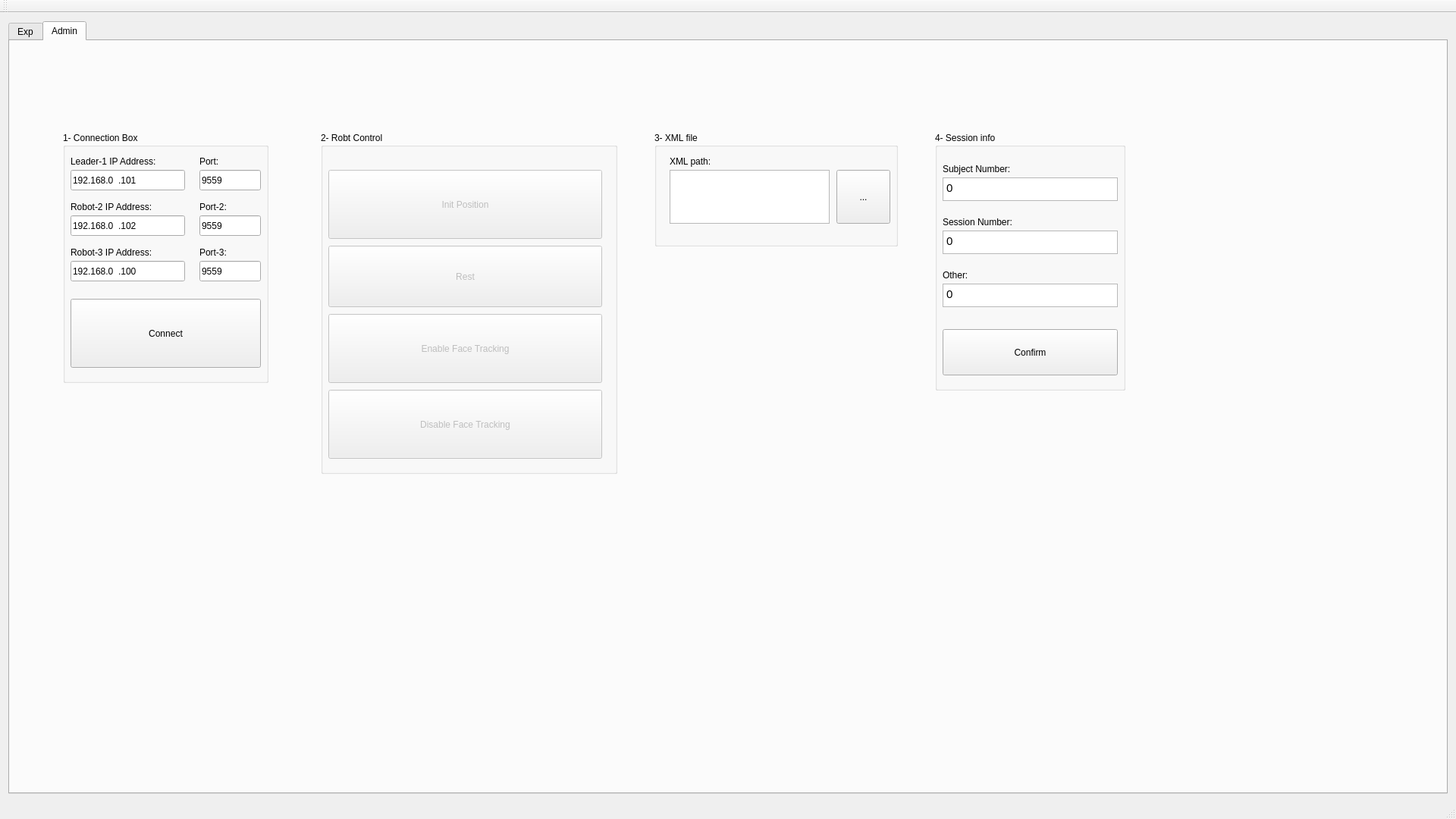
<?xml version="1.0" encoding="UTF-8"?>
<ui version="4.0">
 <class>MainWindow</class>
 <widget class="QMainWindow" name="MainWindow">
  <property name="geometry">
   <rect>
    <x>0</x>
    <y>0</y>
    <width>1920</width>
    <height>1080</height>
   </rect>
  </property>
  <property name="windowTitle">
   <string>---</string>
  </property>
  <widget class="QWidget" name="centralWidget">
   <layout class="QHBoxLayout" name="horizontalLayout">
    <item>
     <layout class="QVBoxLayout" name="verticalLayout">
      <item>
       <widget class="QTabWidget" name="tabWidget">
        <property name="currentIndex">
         <number>1</number>
        </property>
        <widget class="QWidget" name="tab">
         <attribute name="title">
          <string>Exp</string>
         </attribute>
         <widget class="QGroupBox" name="groupBox_4">
          <property name="geometry">
           <rect>
            <x>240</x>
            <y>520</y>
            <width>1411</width>
            <height>131</height>
           </rect>
          </property>
          <property name="title">
           <string/>
          </property>
          <widget class="QPushButton" name="pushButton_5">
           <property name="geometry">
            <rect>
             <x>660</x>
             <y>20</y>
             <width>99</width>
             <height>91</height>
            </rect>
           </property>
           <property name="font">
            <font>
             <pointsize>24</pointsize>
             <weight>75</weight>
             <bold>true</bold>
            </font>
           </property>
           <property name="cursor">
            <cursorShape>PointingHandCursor</cursorShape>
           </property>
           <property name="text">
            <string>5</string>
           </property>
          </widget>
          <widget class="QPushButton" name="pushButton_2">
           <property name="geometry">
            <rect>
             <x>290</x>
             <y>20</y>
             <width>99</width>
             <height>91</height>
            </rect>
           </property>
           <property name="font">
            <font>
             <pointsize>24</pointsize>
             <weight>75</weight>
             <bold>true</bold>
            </font>
           </property>
           <property name="cursor">
            <cursorShape>PointingHandCursor</cursorShape>
           </property>
           <property name="text">
            <string>2</string>
           </property>
          </widget>
          <widget class="QPushButton" name="pushButton_3">
           <property name="geometry">
            <rect>
             <x>410</x>
             <y>20</y>
             <width>99</width>
             <height>91</height>
            </rect>
           </property>
           <property name="font">
            <font>
             <pointsize>24</pointsize>
             <weight>75</weight>
             <bold>true</bold>
            </font>
           </property>
           <property name="cursor">
            <cursorShape>PointingHandCursor</cursorShape>
           </property>
           <property name="text">
            <string>3</string>
           </property>
          </widget>
          <widget class="QPushButton" name="pushButton_8">
           <property name="geometry">
            <rect>
             <x>1030</x>
             <y>20</y>
             <width>99</width>
             <height>91</height>
            </rect>
           </property>
           <property name="font">
            <font>
             <pointsize>24</pointsize>
             <weight>75</weight>
             <bold>true</bold>
            </font>
           </property>
           <property name="cursor">
            <cursorShape>PointingHandCursor</cursorShape>
           </property>
           <property name="text">
            <string>8</string>
           </property>
          </widget>
          <widget class="QPushButton" name="pushButton_1">
           <property name="geometry">
            <rect>
             <x>160</x>
             <y>20</y>
             <width>99</width>
             <height>91</height>
            </rect>
           </property>
           <property name="font">
            <font>
             <pointsize>24</pointsize>
             <weight>75</weight>
             <bold>true</bold>
            </font>
           </property>
           <property name="cursor">
            <cursorShape>PointingHandCursor</cursorShape>
           </property>
           <property name="text">
            <string>1</string>
           </property>
          </widget>
          <widget class="QPushButton" name="pushButton_9">
           <property name="geometry">
            <rect>
             <x>1160</x>
             <y>20</y>
             <width>99</width>
             <height>91</height>
            </rect>
           </property>
           <property name="font">
            <font>
             <pointsize>24</pointsize>
             <weight>75</weight>
             <bold>true</bold>
            </font>
           </property>
           <property name="cursor">
            <cursorShape>PointingHandCursor</cursorShape>
           </property>
           <property name="text">
            <string>9</string>
           </property>
          </widget>
          <widget class="QPushButton" name="pushButton_10">
           <property name="geometry">
            <rect>
             <x>1280</x>
             <y>20</y>
             <width>99</width>
             <height>91</height>
            </rect>
           </property>
           <property name="font">
            <font>
             <pointsize>24</pointsize>
             <weight>75</weight>
             <bold>true</bold>
            </font>
           </property>
           <property name="cursor">
            <cursorShape>PointingHandCursor</cursorShape>
           </property>
           <property name="text">
            <string>10</string>
           </property>
          </widget>
          <widget class="QPushButton" name="pushButton_7">
           <property name="geometry">
            <rect>
             <x>910</x>
             <y>20</y>
             <width>99</width>
             <height>91</height>
            </rect>
           </property>
           <property name="font">
            <font>
             <pointsize>24</pointsize>
             <weight>75</weight>
             <bold>true</bold>
            </font>
           </property>
           <property name="cursor">
            <cursorShape>PointingHandCursor</cursorShape>
           </property>
           <property name="text">
            <string>7</string>
           </property>
          </widget>
          <widget class="QPushButton" name="pushButton_4">
           <property name="geometry">
            <rect>
             <x>540</x>
             <y>20</y>
             <width>99</width>
             <height>91</height>
            </rect>
           </property>
           <property name="font">
            <font>
             <pointsize>24</pointsize>
             <weight>75</weight>
             <bold>true</bold>
            </font>
           </property>
           <property name="cursor">
            <cursorShape>PointingHandCursor</cursorShape>
           </property>
           <property name="text">
            <string>4</string>
           </property>
          </widget>
          <widget class="QPushButton" name="pushButton_6">
           <property name="geometry">
            <rect>
             <x>780</x>
             <y>20</y>
             <width>99</width>
             <height>91</height>
            </rect>
           </property>
           <property name="font">
            <font>
             <pointsize>24</pointsize>
             <weight>75</weight>
             <bold>true</bold>
            </font>
           </property>
           <property name="cursor">
            <cursorShape>PointingHandCursor</cursorShape>
           </property>
           <property name="text">
            <string>6</string>
           </property>
          </widget>
          <widget class="QPushButton" name="pushButton_0">
           <property name="geometry">
            <rect>
             <x>40</x>
             <y>20</y>
             <width>99</width>
             <height>91</height>
            </rect>
           </property>
           <property name="font">
            <font>
             <pointsize>24</pointsize>
             <weight>75</weight>
             <bold>true</bold>
            </font>
           </property>
           <property name="cursor">
            <cursorShape>PointingHandCursor</cursorShape>
           </property>
           <property name="text">
            <string>0</string>
           </property>
          </widget>
         </widget>
         <widget class="QTextEdit" name="textEdit">
          <property name="geometry">
           <rect>
            <x>450</x>
            <y>200</y>
            <width>1001</width>
            <height>281</height>
           </rect>
          </property>
          <property name="font">
           <font>
            <family>Times New Roman</family>
            <pointsize>18</pointsize>
           </font>
          </property>
          <property name="html">
           <string>&lt;!DOCTYPE HTML PUBLIC &quot;-//W3C//DTD HTML 4.0//EN&quot; &quot;http://www.w3.org/TR/REC-html40/strict.dtd&quot;&gt;
&lt;html&gt;&lt;head&gt;&lt;meta name=&quot;qrichtext&quot; content=&quot;1&quot; /&gt;&lt;style type=&quot;text/css&quot;&gt;
p, li { white-space: pre-wrap; }
&lt;/style&gt;&lt;/head&gt;&lt;body style=&quot; font-family:'Times New Roman'; font-size:18pt; font-weight:400; font-style:normal;&quot;&gt;
&lt;p style=&quot; margin-top:0px; margin-bottom:0px; margin-left:0px; margin-right:0px; -qt-block-indent:0; text-indent:0px;&quot;&gt;Welcome, please press START to play the first round...&lt;/p&gt;&lt;/body&gt;&lt;/html&gt;</string>
          </property>
          <property name="textInteractionFlags">
           <set>Qt::NoTextInteraction</set>
          </property>
         </widget>
         <widget class="QLCDNumber" name="lcdNumberTotal">
          <property name="geometry">
           <rect>
            <x>450</x>
            <y>50</y>
            <width>131</width>
            <height>71</height>
           </rect>
          </property>
          <property name="font">
           <font>
            <pointsize>15</pointsize>
            <weight>75</weight>
            <bold>true</bold>
           </font>
          </property>
          <property name="layoutDirection">
           <enum>Qt::LeftToRight</enum>
          </property>
          <property name="autoFillBackground">
           <bool>false</bool>
          </property>
          <property name="smallDecimalPoint">
           <bool>false</bool>
          </property>
          <property name="value" stdset="0">
           <double>0.000000000000000</double>
          </property>
          <property name="intValue" stdset="0">
           <number>0</number>
          </property>
         </widget>
         <widget class="QLabel" name="label_4">
          <property name="geometry">
           <rect>
            <x>450</x>
            <y>20</y>
            <width>131</width>
            <height>16</height>
           </rect>
          </property>
          <property name="font">
           <font>
            <pointsize>14</pointsize>
            <weight>75</weight>
            <bold>true</bold>
           </font>
          </property>
          <property name="text">
           <string>Your Bank:</string>
          </property>
         </widget>
         <widget class="QLabel" name="label_5">
          <property name="geometry">
           <rect>
            <x>1000</x>
            <y>20</y>
            <width>131</width>
            <height>21</height>
           </rect>
          </property>
          <property name="font">
           <font>
            <pointsize>14</pointsize>
            <weight>75</weight>
            <bold>true</bold>
           </font>
          </property>
          <property name="text">
           <string>Pepper bank:</string>
          </property>
         </widget>
         <widget class="QLCDNumber" name="lcdNumberTotal1">
          <property name="geometry">
           <rect>
            <x>1000</x>
            <y>50</y>
            <width>131</width>
            <height>71</height>
           </rect>
          </property>
          <property name="font">
           <font>
            <pointsize>15</pointsize>
            <weight>75</weight>
            <bold>true</bold>
           </font>
          </property>
          <property name="layoutDirection">
           <enum>Qt::LeftToRight</enum>
          </property>
          <property name="autoFillBackground">
           <bool>false</bool>
          </property>
          <property name="intValue" stdset="0">
           <number>0</number>
          </property>
         </widget>
         <widget class="QPushButton" name="btnStartExperiment">
          <property name="geometry">
           <rect>
            <x>660</x>
            <y>790</y>
            <width>570</width>
            <height>111</height>
           </rect>
          </property>
          <property name="font">
           <font>
            <pointsize>24</pointsize>
            <weight>75</weight>
            <bold>true</bold>
           </font>
          </property>
          <property name="cursor">
           <cursorShape>PointingHandCursor</cursorShape>
          </property>
          <property name="text">
           <string>START</string>
          </property>
         </widget>
         <widget class="QLCDNumber" name="lcdNumberTotal2">
          <property name="geometry">
           <rect>
            <x>1160</x>
            <y>50</y>
            <width>131</width>
            <height>71</height>
           </rect>
          </property>
          <property name="font">
           <font>
            <pointsize>15</pointsize>
            <weight>75</weight>
            <bold>true</bold>
           </font>
          </property>
          <property name="layoutDirection">
           <enum>Qt::LeftToRight</enum>
          </property>
          <property name="autoFillBackground">
           <bool>false</bool>
          </property>
          <property name="value" stdset="0">
           <double>0.000000000000000</double>
          </property>
          <property name="intValue" stdset="0">
           <number>0</number>
          </property>
         </widget>
         <widget class="QLabel" name="label_13">
          <property name="geometry">
           <rect>
            <x>1160</x>
            <y>20</y>
            <width>141</width>
            <height>21</height>
           </rect>
          </property>
          <property name="font">
           <font>
            <pointsize>14</pointsize>
            <weight>75</weight>
            <bold>true</bold>
           </font>
          </property>
          <property name="text">
           <string>Tommy bank:</string>
          </property>
         </widget>
         <widget class="QLCDNumber" name="lcdNumberTotal3">
          <property name="geometry">
           <rect>
            <x>1320</x>
            <y>50</y>
            <width>131</width>
            <height>71</height>
           </rect>
          </property>
          <property name="font">
           <font>
            <pointsize>15</pointsize>
            <weight>75</weight>
            <bold>true</bold>
           </font>
          </property>
          <property name="layoutDirection">
           <enum>Qt::LeftToRight</enum>
          </property>
          <property name="autoFillBackground">
           <bool>false</bool>
          </property>
          <property name="value" stdset="0">
           <double>0.000000000000000</double>
          </property>
          <property name="intValue" stdset="0">
           <number>0</number>
          </property>
         </widget>
         <widget class="QLabel" name="label_14">
          <property name="geometry">
           <rect>
            <x>1320</x>
            <y>20</y>
            <width>141</width>
            <height>21</height>
           </rect>
          </property>
          <property name="font">
           <font>
            <pointsize>14</pointsize>
            <weight>75</weight>
            <bold>true</bold>
           </font>
          </property>
          <property name="text">
           <string>Jones bank:</string>
          </property>
         </widget>
        </widget>
        <widget class="QWidget" name="tab_2">
         <attribute name="title">
          <string>Admin</string>
         </attribute>
         <widget class="QGroupBox" name="groupBox">
          <property name="geometry">
           <rect>
            <x>70</x>
            <y>120</y>
            <width>271</width>
            <height>331</height>
           </rect>
          </property>
          <property name="title">
           <string>1- Connection Box</string>
          </property>
          <widget class="QLineEdit" name="lineEditNaoIP">
           <property name="geometry">
            <rect>
             <x>10</x>
             <y>50</y>
             <width>151</width>
             <height>27</height>
            </rect>
           </property>
           <property name="inputMask">
            <string>000.000.000.000</string>
           </property>
           <property name="text">
            <string>192.168.0.101</string>
           </property>
          </widget>
          <widget class="QLabel" name="label">
           <property name="geometry">
            <rect>
             <x>10</x>
             <y>30</y>
             <width>151</width>
             <height>17</height>
            </rect>
           </property>
           <property name="text">
            <string>Leader-1 IP Address:</string>
           </property>
          </widget>
          <widget class="QPushButton" name="btnConnectToNao">
           <property name="geometry">
            <rect>
             <x>10</x>
             <y>220</y>
             <width>251</width>
             <height>91</height>
            </rect>
           </property>
           <property name="text">
            <string>Connect</string>
           </property>
          </widget>
          <widget class="QLabel" name="label_3">
           <property name="geometry">
            <rect>
             <x>180</x>
             <y>30</y>
             <width>61</width>
             <height>17</height>
            </rect>
           </property>
           <property name="text">
            <string>Port:</string>
           </property>
          </widget>
          <widget class="QLineEdit" name="lineEditNaoPort">
           <property name="geometry">
            <rect>
             <x>180</x>
             <y>50</y>
             <width>81</width>
             <height>27</height>
            </rect>
           </property>
           <property name="inputMask">
            <string/>
           </property>
           <property name="text">
            <string>9559</string>
           </property>
          </widget>
          <widget class="QLabel" name="label_8">
           <property name="geometry">
            <rect>
             <x>180</x>
             <y>90</y>
             <width>61</width>
             <height>17</height>
            </rect>
           </property>
           <property name="text">
            <string>Port-2:</string>
           </property>
          </widget>
          <widget class="QLineEdit" name="lineEditNaoPort_2">
           <property name="geometry">
            <rect>
             <x>180</x>
             <y>110</y>
             <width>81</width>
             <height>27</height>
            </rect>
           </property>
           <property name="inputMask">
            <string/>
           </property>
           <property name="text">
            <string>9559</string>
           </property>
          </widget>
          <widget class="QLineEdit" name="lineEditNaoIP_2">
           <property name="geometry">
            <rect>
             <x>10</x>
             <y>110</y>
             <width>151</width>
             <height>27</height>
            </rect>
           </property>
           <property name="inputMask">
            <string>000.000.000.000</string>
           </property>
           <property name="text">
            <string>192.168.0.102</string>
           </property>
          </widget>
          <widget class="QLabel" name="label_7">
           <property name="geometry">
            <rect>
             <x>10</x>
             <y>90</y>
             <width>151</width>
             <height>17</height>
            </rect>
           </property>
           <property name="text">
            <string>Robot-2 IP Address:</string>
           </property>
          </widget>
          <widget class="QLineEdit" name="lineEditNaoIP_3">
           <property name="geometry">
            <rect>
             <x>10</x>
             <y>170</y>
             <width>151</width>
             <height>27</height>
            </rect>
           </property>
           <property name="inputMask">
            <string>000.000.000.000</string>
           </property>
           <property name="text">
            <string>192.168.0.100</string>
           </property>
          </widget>
          <widget class="QLabel" name="label_11">
           <property name="geometry">
            <rect>
             <x>10</x>
             <y>150</y>
             <width>151</width>
             <height>17</height>
            </rect>
           </property>
           <property name="text">
            <string>Robot-3 IP Address:</string>
           </property>
          </widget>
          <widget class="QLineEdit" name="lineEditNaoPort_3">
           <property name="geometry">
            <rect>
             <x>180</x>
             <y>170</y>
             <width>81</width>
             <height>27</height>
            </rect>
           </property>
           <property name="inputMask">
            <string/>
           </property>
           <property name="text">
            <string>9559</string>
           </property>
          </widget>
          <widget class="QLabel" name="label_12">
           <property name="geometry">
            <rect>
             <x>180</x>
             <y>150</y>
             <width>61</width>
             <height>17</height>
            </rect>
           </property>
           <property name="text">
            <string>Port-3:</string>
           </property>
          </widget>
         </widget>
         <widget class="QGroupBox" name="groupBox_2">
          <property name="geometry">
           <rect>
            <x>850</x>
            <y>120</y>
            <width>321</width>
            <height>151</height>
           </rect>
          </property>
          <property name="title">
           <string>3- XML file</string>
          </property>
          <widget class="QLabel" name="label_2">
           <property name="geometry">
            <rect>
             <x>20</x>
             <y>30</y>
             <width>151</width>
             <height>17</height>
            </rect>
           </property>
           <property name="text">
            <string>XML path:</string>
           </property>
          </widget>
          <widget class="QTextEdit" name="textEditXML">
           <property name="geometry">
            <rect>
             <x>20</x>
             <y>50</y>
             <width>211</width>
             <height>71</height>
            </rect>
           </property>
           <property name="readOnly">
            <bool>true</bool>
           </property>
          </widget>
          <widget class="QPushButton" name="btnBrowse">
           <property name="geometry">
            <rect>
             <x>240</x>
             <y>50</y>
             <width>71</width>
             <height>71</height>
            </rect>
           </property>
           <property name="text">
            <string>...</string>
           </property>
          </widget>
         </widget>
         <widget class="QGroupBox" name="groupBox_3">
          <property name="geometry">
           <rect>
            <x>410</x>
            <y>120</y>
            <width>391</width>
            <height>451</height>
           </rect>
          </property>
          <property name="title">
           <string>2- Robt Control</string>
          </property>
          <widget class="QPushButton" name="btnWakeUp">
           <property name="enabled">
            <bool>false</bool>
           </property>
           <property name="geometry">
            <rect>
             <x>10</x>
             <y>50</y>
             <width>361</width>
             <height>91</height>
            </rect>
           </property>
           <property name="text">
            <string>Init Position</string>
           </property>
          </widget>
          <widget class="QPushButton" name="btnRest">
           <property name="enabled">
            <bool>false</bool>
           </property>
           <property name="geometry">
            <rect>
             <x>10</x>
             <y>150</y>
             <width>361</width>
             <height>81</height>
            </rect>
           </property>
           <property name="text">
            <string>Rest</string>
           </property>
          </widget>
          <widget class="QPushButton" name="btnFaceTrackingEnable">
           <property name="enabled">
            <bool>false</bool>
           </property>
           <property name="geometry">
            <rect>
             <x>10</x>
             <y>240</y>
             <width>361</width>
             <height>91</height>
            </rect>
           </property>
           <property name="text">
            <string>Enable Face Tracking</string>
           </property>
          </widget>
          <widget class="QPushButton" name="btnFaceTrackingDisable">
           <property name="enabled">
            <bool>false</bool>
           </property>
           <property name="geometry">
            <rect>
             <x>10</x>
             <y>340</y>
             <width>361</width>
             <height>91</height>
            </rect>
           </property>
           <property name="text">
            <string>Disable Face Tracking</string>
           </property>
          </widget>
         </widget>
         <widget class="QGroupBox" name="groupBox_7">
          <property name="geometry">
           <rect>
            <x>1220</x>
            <y>120</y>
            <width>251</width>
            <height>341</height>
           </rect>
          </property>
          <property name="title">
           <string>4- Session info</string>
          </property>
          <widget class="QTextEdit" name="textEditSubjectNumber">
           <property name="geometry">
            <rect>
             <x>10</x>
             <y>60</y>
             <width>231</width>
             <height>31</height>
            </rect>
           </property>
           <property name="inputMethodHints">
            <set>Qt::ImhNone</set>
           </property>
           <property name="html">
            <string>&lt;!DOCTYPE HTML PUBLIC &quot;-//W3C//DTD HTML 4.0//EN&quot; &quot;http://www.w3.org/TR/REC-html40/strict.dtd&quot;&gt;
&lt;html&gt;&lt;head&gt;&lt;meta name=&quot;qrichtext&quot; content=&quot;1&quot; /&gt;&lt;style type=&quot;text/css&quot;&gt;
p, li { white-space: pre-wrap; }
&lt;/style&gt;&lt;/head&gt;&lt;body style=&quot; font-family:'Ubuntu'; font-size:11pt; font-weight:400; font-style:normal;&quot;&gt;
&lt;p style=&quot; margin-top:0px; margin-bottom:0px; margin-left:0px; margin-right:0px; -qt-block-indent:0; text-indent:0px;&quot;&gt;0&lt;/p&gt;&lt;/body&gt;&lt;/html&gt;</string>
           </property>
          </widget>
          <widget class="QLabel" name="label_6">
           <property name="geometry">
            <rect>
             <x>10</x>
             <y>40</y>
             <width>141</width>
             <height>17</height>
            </rect>
           </property>
           <property name="text">
            <string>Subject Number:</string>
           </property>
          </widget>
          <widget class="QLabel" name="label_9">
           <property name="geometry">
            <rect>
             <x>10</x>
             <y>110</y>
             <width>141</width>
             <height>17</height>
            </rect>
           </property>
           <property name="text">
            <string>Session Number:</string>
           </property>
          </widget>
          <widget class="QTextEdit" name="textEditSessionNumber">
           <property name="geometry">
            <rect>
             <x>10</x>
             <y>130</y>
             <width>231</width>
             <height>31</height>
            </rect>
           </property>
           <property name="html">
            <string>&lt;!DOCTYPE HTML PUBLIC &quot;-//W3C//DTD HTML 4.0//EN&quot; &quot;http://www.w3.org/TR/REC-html40/strict.dtd&quot;&gt;
&lt;html&gt;&lt;head&gt;&lt;meta name=&quot;qrichtext&quot; content=&quot;1&quot; /&gt;&lt;style type=&quot;text/css&quot;&gt;
p, li { white-space: pre-wrap; }
&lt;/style&gt;&lt;/head&gt;&lt;body style=&quot; font-family:'Ubuntu'; font-size:11pt; font-weight:400; font-style:normal;&quot;&gt;
&lt;p style=&quot; margin-top:0px; margin-bottom:0px; margin-left:0px; margin-right:0px; -qt-block-indent:0; text-indent:0px;&quot;&gt;0&lt;/p&gt;&lt;/body&gt;&lt;/html&gt;</string>
           </property>
          </widget>
          <widget class="QTextEdit" name="textEditOther">
           <property name="geometry">
            <rect>
             <x>10</x>
             <y>200</y>
             <width>231</width>
             <height>31</height>
            </rect>
           </property>
           <property name="html">
            <string>&lt;!DOCTYPE HTML PUBLIC &quot;-//W3C//DTD HTML 4.0//EN&quot; &quot;http://www.w3.org/TR/REC-html40/strict.dtd&quot;&gt;
&lt;html&gt;&lt;head&gt;&lt;meta name=&quot;qrichtext&quot; content=&quot;1&quot; /&gt;&lt;style type=&quot;text/css&quot;&gt;
p, li { white-space: pre-wrap; }
&lt;/style&gt;&lt;/head&gt;&lt;body style=&quot; font-family:'Ubuntu'; font-size:11pt; font-weight:400; font-style:normal;&quot;&gt;
&lt;p style=&quot; margin-top:0px; margin-bottom:0px; margin-left:0px; margin-right:0px; -qt-block-indent:0; text-indent:0px;&quot;&gt;0&lt;/p&gt;&lt;/body&gt;&lt;/html&gt;</string>
           </property>
          </widget>
          <widget class="QLabel" name="label_10">
           <property name="geometry">
            <rect>
             <x>10</x>
             <y>180</y>
             <width>67</width>
             <height>17</height>
            </rect>
           </property>
           <property name="text">
            <string>Other:</string>
           </property>
          </widget>
          <widget class="QPushButton" name="btnSessionInfoConfirm">
           <property name="geometry">
            <rect>
             <x>10</x>
             <y>260</y>
             <width>231</width>
             <height>61</height>
            </rect>
           </property>
           <property name="text">
            <string>Confirm</string>
           </property>
          </widget>
         </widget>
        </widget>
       </widget>
      </item>
     </layout>
    </item>
   </layout>
  </widget>
  <widget class="QMenuBar" name="menuBar">
   <property name="geometry">
    <rect>
     <x>0</x>
     <y>0</y>
     <width>1920</width>
     <height>25</height>
    </rect>
   </property>
  </widget>
  <widget class="QToolBar" name="mainToolBar">
   <attribute name="toolBarArea">
    <enum>TopToolBarArea</enum>
   </attribute>
   <attribute name="toolBarBreak">
    <bool>false</bool>
   </attribute>
  </widget>
  <widget class="QStatusBar" name="statusBar"/>
 </widget>
 <layoutdefault spacing="6" margin="11"/>
 <resources/>
 <connections/>
</ui>
